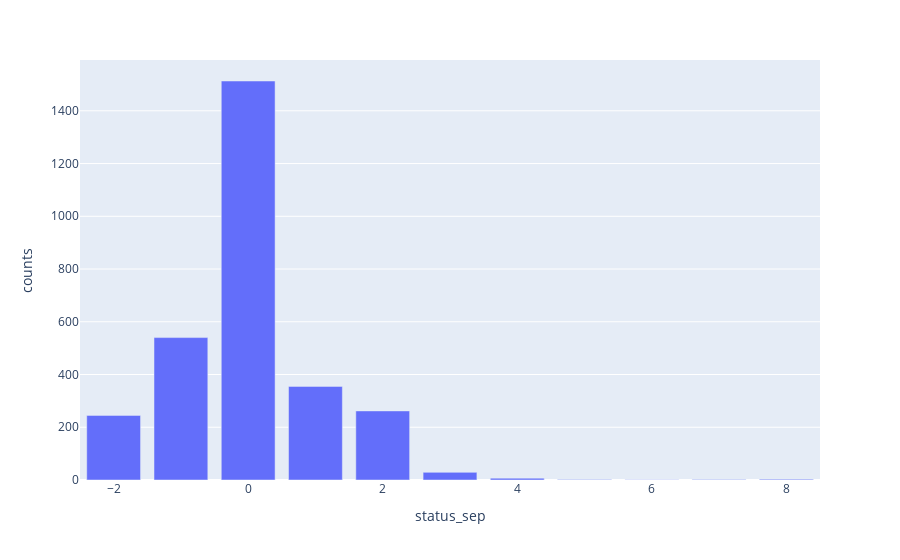

Write notebook code for a chart like this one.
### Markdown cell above
The next set of features are the repayment status features which include all the status feature from September to April.

### Code cell
plot_bar('status_sep')

### Figure 1 — Plotly figure (JSON) as saved in the notebook; plotly's stock layout.template omitted (floating-point values rounded to 4 significant figures)
{"data": [{"alignmentgroup": "True", "hovertemplate": "status_sep=%{x}<br>counts=%{y}<extra></extra>", "legendgroup": "", "marker": {"color": "#636efa", "pattern": {"shape": ""}}, "name": "", "offsetgroup": "", "orientation": "v", "showlegend": false, "textposition": "auto", "type": "bar", "x": [-2, -1, 0, 1, 2, 3, 4, 5, 6, 7, 8], "xaxis": "x", "y": [245, 540, 1513, 355, 262, 29, 7, 2, 1, 2, 3], "yaxis": "y"}], "layout": {"barmode": "relative", "legend": {"tracegroupgap": 0}, "margin": {"t": 60}, "xaxis": {"anchor": "y", "domain": [0, 1], "title": {"text": "status_sep"}}, "yaxis": {"anchor": "x", "domain": [0, 1], "title": {"text": "counts"}}}}
